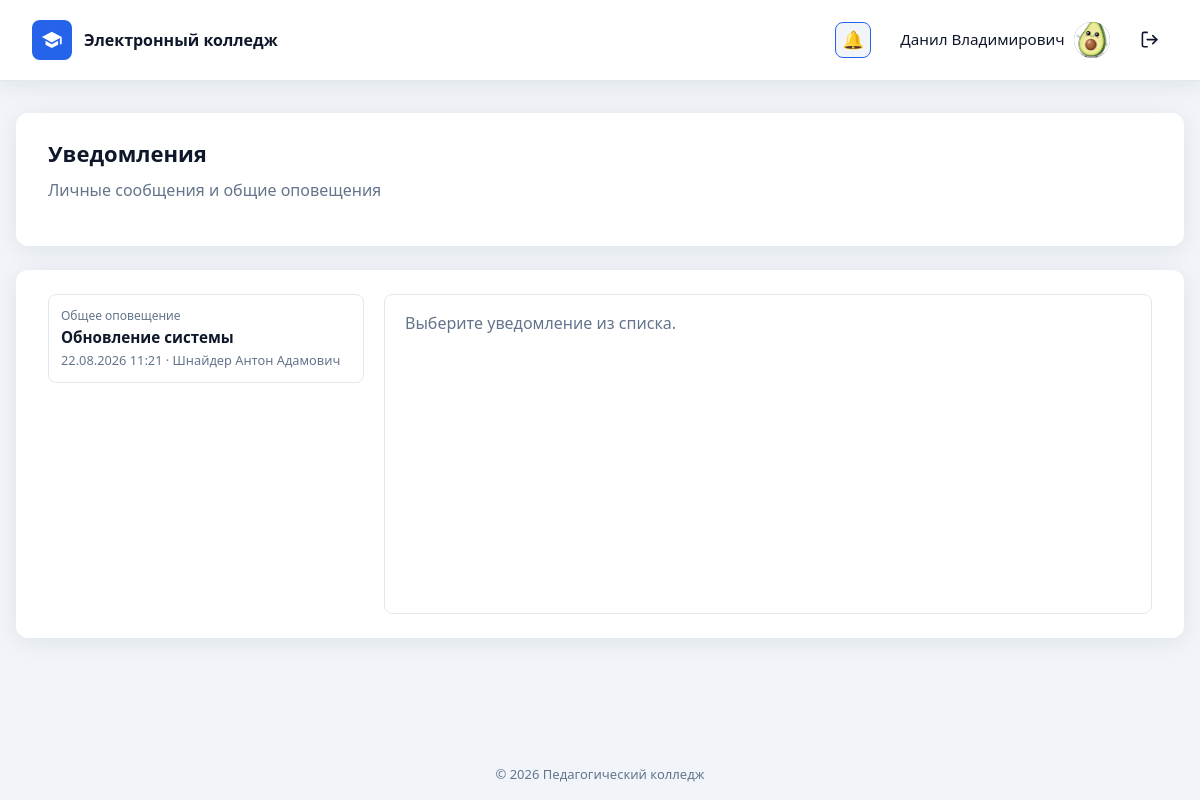
Page /notifications.php (signed in) on the committed database.
### tables this page shows
CREATE TABLE `users` (
  `id` int UNSIGNED NOT NULL,
  `email` varchar(255) NOT NULL,
  `password_hash` varchar(255) NOT NULL,
  `password_plain` varchar(64) DEFAULT NULL,
  `full_name` varchar(255) NOT NULL,
  `phone` varchar(50) NOT NULL DEFAULT '',
  `position` varchar(255) NOT NULL DEFAULT '',
  `education` varchar(500) NOT NULL DEFAULT '',
  `additional_info` text,
  `avatar` varchar(255) NOT NULL DEFAULT 'icon:default',
  `role` enum('admin','teacher','student') NOT NULL DEFAULT 'teacher',
  `is_active` tinyint(1) NOT NULL DEFAULT '1',
  `created_at` datetime NOT NULL DEFAULT CURRENT_TIMESTAMP,
  `updated_at` datetime NOT NULL DEFAULT CURRENT_TIMESTAMP ON UPDATE CURRENT_TIMESTAMP
);

CREATE TABLE `notification_reads` (
  `id` int UNSIGNED NOT NULL,
  `notification_id` int UNSIGNED NOT NULL,
  `user_id` int UNSIGNED NOT NULL,
  `read_at` datetime NOT NULL DEFAULT CURRENT_TIMESTAMP
);

CREATE TABLE `notifications` (
  `id` int UNSIGNED NOT NULL,
  `sender_id` int UNSIGNED DEFAULT NULL,
  `notification_type` enum('personal','announcement') NOT NULL,
  `title` varchar(255) NOT NULL,
  `body` text NOT NULL,
  `recipient_id` int UNSIGNED DEFAULT NULL,
  `created_at` datetime NOT NULL DEFAULT CURRENT_TIMESTAMP
);

### includes/migrations.php (called while the page is built, shortened)
<?php
function ensure_user_roles_schema(PDO $pdo): void
{
    $done = true;
    $stmt = $pdo->query("SHOW TABLES LIKE 'user_roles'");
    if ($stmt->fetch()) {
        return;
    }
}
function ensure_organization_schema(PDO $pdo): void
{
    $done = true;
    $stmt = $pdo->query("SHOW TABLES LIKE 'organization'");
    if ($stmt->fetch()) {
        return;
    }
}
function run_migrations(PDO $pdo): void
{
    ensure_user_roles_schema($pdo);
    ensure_organization_schema($pdo);
    ensure_curriculum_schema($pdo);
    ensure_students_schema($pdo);
    ensure_gradebook_schema($pdo);
    ensure_attendance_schema($pdo);
    ensure_journal_schema($pdo);
    ensure_journal_brs_schema($pdo);
    ensure_ktp_schema($pdo);
}
function ensure_students_schema(PDO $pdo): void
{
    $done = true;
    $curatorCol = $pdo->query("SHOW COLUMNS FROM study_groups LIKE 'curator_id'")->fetch();
    $stmt = $pdo->query("SHOW TABLES LIKE 'students'");
    if ($stmt->fetch()) {
        return;
    }
}
function ensure_curriculum_schema(PDO $pdo): void
{
    $done = true;
    $stmt = $pdo->query("SHOW TABLES LIKE 'subjects'");
    if ($stmt->fetch()) {
        return;
    }
}
function ensure_gradebook_schema(PDO $pdo): void
{
    $done = true;
    $stmt = $pdo->query("SHOW TABLES LIKE 'app_settings'");
    $col = $pdo->query("SHOW COLUMNS FROM app_settings LIKE 'setting_value'")->fetch();
    $stmt = $pdo->query("SHOW TABLES LIKE 'grade_entries'");
    if ($stmt->fetch()) {
        return;
    }
}
function ensure_attendance_schema(PDO $pdo): void
{
    $done = true;
    $stmt = $pdo->query("SHOW TABLES LIKE 'attendance_reasons'");
    $stmt = $pdo->query("SHOW TABLES LIKE 'attendance_days'");
    if ($stmt->fetch()) {
        return;
    }
}
function ensure_journal_schema(PDO $pdo): void
{
    $done = true;
    $teacherCol = $pdo->query("SHOW COLUMNS FROM curriculum_items LIKE 'teacher_id'")->fetch();
    $stmt = $pdo->query("SHOW TABLES LIKE 'journal_lessons'");
    if ($stmt->fetch()) {
        return;
    }
}
function ensure_journal_brs_schema(PDO $pdo): void
{
    $done = true;
    $stmt = $pdo->query("SHOW TABLES LIKE 'journal_grades'");
    $markCol = $pdo->query("SHOW COLUMNS FROM journal_grades LIKE 'mark'")->fetch();
}
function ensure_ktp_schema(PDO $pdo): void
{
    $stmt = $pdo->query("SHOW TABLES LIKE 'ktp_topics'");
    $lessonTypeCol = $pdo->query("SHOW COLUMNS FROM ktp_topics LIKE 'lesson_type'")->fetch();
    if (!$lessonTypeCol) {
        $pdo->exec(
            "ALTER TABLE ktp_topics
             ADD lesson_type ENUM(
                'lecture', 'practice', 'independent',
                'diff_credit', 'credit', 'exam', 'control'
             ) NOT NULL DEFAULT 'lecture' AFTER title,
             ADD hours DECIMAL(4,1) NOT NULL DEFAULT 2.0 AFTER lesson_type"
        );
    } else {
        $typeDef = (string) ($lessonTypeCol['Type'] ?? '');
    }
    $stmt = $pdo->query("SHOW TABLES LIKE 'journal_lessons'");
    $topicCol = $pdo->query("SHOW COLUMNS FROM journal_lessons LIKE 'ktp_topic_id'")->fetch();
    $uniqueKey = $pdo->query("SHOW INDEX FROM journal_lessons WHERE Key_name = 'uq_journal_item_date'")->fetch();
}

### includes/db.php (called while the page is built, shortened)
<?php
function db(): PDO
{
    static $pdo = null;
    if ($pdo === null) {
        $config = require __DIR__ . '/../config/database.php';
        $dsn = sprintf(
            'mysql:host=%s;dbname=%s;charset=%s',
            $config['host'],
            $config['dbname'],
            $config['charset']
        );
        $pdo = new PDO($dsn, $config['username'], $config['password'], [
            PDO::ATTR_ERRMODE            => PDO::ERRMODE_EXCEPTION,
            PDO::ATTR_DEFAULT_FETCH_MODE => PDO::FETCH_ASSOC,
            PDO::ATTR_EMULATE_PREPARES   => false,
        ]);
        require_once __DIR__ . '/migrations.php';
        run_migrations($pdo);
    }
    return $pdo;
}

### includes/notifications.php (called while the page is built, shortened)
<?php
require_once __DIR__ . '/db.php';
require_once __DIR__ . '/auth.php';
function get_user_notifications(?int $userId = null): array
{
    $userId = $userId ?? (int) (current_user()['id'] ?? 0);
    $stmt = db()->prepare(
        "SELECT n.*, u.full_name AS sender_name,
                CASE WHEN nr.id IS NULL THEN 0 ELSE 1 END AS is_read,
                nr.read_at
         FROM notifications n
         LEFT JOIN users u ON u.id = n.sender_id
         LEFT JOIN notification_reads nr
            ON nr.notification_id = n.id AND nr.user_id = ?
         WHERE (n.notification_type = 'personal' AND n.recipient_id = ?)
            OR n.notification_type = 'announcement'
         ORDER BY n.created_at DESC, n.id DESC"
    );
    $stmt->execute([$userId, $userId]);
    return $stmt->fetchAll();
}

### notifications.php (the view, shortened to what this page needs)
<?php
require_once __DIR__ . '/includes/auth.php';
require_once __DIR__ . '/includes/notifications.php';
require_login();
$user = current_user();
$notifications = get_user_notifications((int) $user['id']);
$selected = null;
$showHeader = true;
require __DIR__ . '/includes/header.php';
?>
<div class="dashboard dashboard--wide">
    <section class="panel">
        <div class="panel__header">
            <div>
                <h1>Уведомления</h1>
                <p class="text-muted">Личные сообщения и общие оповещения</p>
            </div>
        </div>
    </section>
    <section class="panel">
        <?php if ($notifications === []): ?>
            <p class="text-muted">Уведомлений пока нет.</p>
        <?php else: ?>
            <div class="notifications-layout">
                <div class="notifications-list">
                    <?php foreach ($notifications as $row): ?>
                    <?php $isUnread = empty($row['is_read']); ?>
                    <a
                        href="notifications.php?id=<?= (int) $row['id'] ?>"
                        class="notifications-item<?= $isUnread ? ' notifications-item--unread' : '' ?><?= (int) $row['id'] === $selectedId ? ' notifications-item--active' : '' ?>"
                    >
                        <span class="notifications-item__type">
                            <?= e(notification_type_label((string) $row['notification_type'])) ?>
                        </span>
                        <strong class="notifications-item__title"><?= e($row['title']) ?></strong>
                        <span class="notifications-item__meta">
                            <?= e(format_date($row['created_at'])) ?>
                            <?php if (!empty($row['sender_name'])): ?>
                                · <?= e($row['sender_name']) ?>
                            <?php endif; ?>
                        </span>
                    </a>
                    <?php endforeach; ?>
                </div>
                <div class="notifications-detail">
                    <?php if ($selected === null): ?>
                        <p class="text-muted">Выберите уведомление из списка.</p>
                    <?php endif; ?>
                </div>
            </div>
        <?php endif; ?>
    </section>
</div>
<?php require __DIR__ . '/includes/footer.php'; ?>

### includes/header.php (shortened to what this page needs)
<!DOCTYPE html>
<html lang="ru">
<head>
    <?php $basePath = $basePath ?? ''; ?>
    <link rel="stylesheet" href="<?= e($basePath) ?>assets/css/style.css">
</head>
<body>
    <div class="page">
        <?php if (!empty($showHeader)): ?>
        <header class="header">
            <div class="header__brand">
                <span class="header__logo" aria-hidden="true">
                    <svg class="header__logo-icon" viewBox="0 0 24 24">
                        <path d="M12 3L1 9l11 6 9-4.91V17h2V9L12 3z" fill="currentColor"/>
                        <path d="M5 13.18v4.32L12 21l7-3.5v-4.32L12 17l-7-3.82z" fill="currentColor"/>
                    </svg>
                </span>
                <span class="header__title">Электронный колледж</span>
            </div>
            <?php if (is_logged_in()): ?>
            <?php
            $headerUser = current_user();
            $headerName = user_first_middle_name((string) ($headerUser['full_name'] ?? ''));
            $headerAvatar = (string) ($headerUser['avatar'] ?? 'icon:person');
            $appBase = app_base_path();
            $activePanel = current_header_panel();
            require_once __DIR__ . '/notifications.php';
            ?>
            <nav class="header__nav">
                <a
                    href="<?= e($appBase) ?>notifications.php"
                    class="header__notify-btn<?= basename((string) ($_SERVER['SCRIPT_NAME'] ?? '')) === 'notifications.php' ? ' is-active' : '' ?>"
                    title="Уведомления"
                >
                    <span class="header__notify-icon" aria-hidden="true">🔔</span>
                </a>
                <div class="header__account">
                    <a
                        href="<?= e($appBase) ?><?= is_student_user() ? 'student/cabinet.php' : 'cabinet.php' ?>"
                        class="header__cabinet-tab<?= ($activePanel === 'cabinet' || $activePanel === 'student') ? ' header__cabinet-tab--active' : '' ?>"
                        title="Личный кабинет"
                    >
                        <span class="header__user-name"><?= e($headerName) ?></span>
                        <?= render_user_avatar($headerAvatar, 'user-avatar--header', $basePath) ?>
                    </a>
                </div>
                <a
                    href="<?= e($basePath) ?>logout.php"
                    class="header__logout-btn"
                    title="Выйти"
                    aria-label="Выйти"
                >
                </a>
            </nav>
            <?php endif; ?>
        </header>
        <?php endif; ?>
        <main class="main">

### assets/css/style.css (style rules this page uses)
:root { --color-primary: #2563eb; --color-primary-dark: #1d4ed8; --color-bg: #f1f5f9; --color-surface: #ffffff; --color-text: #0f172a; --color-muted: #64748b; --color-border: #e2e8f0; --color-error: #dc2626; --color-error-bg: #fef2f2; --color-success: #16a34a; --color-success-bg: #f0fdf4; --color-admin: #7c3aed; --color-teacher: #0891b2; --radius: 12px; --shadow: 0 4px 24px rgba(15, 23, 42, 0.08); --font: 'Segoe UI', system-ui, -apple-system, sans-serif; }
*, *::before, *::after { box-sizing: border-box; }
body { margin: 0; font-family: var(--font); font-size: 16px; line-height: 1.5; color: var(--color-text); background: var(--color-bg); min-height: 100vh; }
.page { min-height: 100vh; display: flex; flex-direction: column; }
.main { flex: 1; display: flex; align-items: center; justify-content: center; padding: 2rem 1rem; }
.main:has(.dashboard) { display: block; max-width: 960px; margin: 0 auto; width: 100%; align-items: stretch; }
.main:has(.dashboard--wide) { max-width: 2100px; }
.header { display: flex; align-items: center; justify-content: space-between; padding: 1rem 2rem; background: var(--color-surface); border-bottom: 1px solid var(--color-border); box-shadow: var(--shadow); }
.header__brand { display: flex; align-items: center; gap: 0.75rem; }
.header__logo { display: inline-flex; align-items: center; justify-content: center; width: 40px; height: 40px; background: var(--color-primary); color: #fff; border-radius: 8px; flex-shrink: 0; }
.header__logo-icon { width: 1.35rem; height: 1.35rem; display: block; }
.header__title { font-weight: 600; color: var(--color-text); }
.header__nav { display: flex; align-items: center; gap: 0.75rem; }
.header__account { display: inline-flex; align-items: center; margin-left: 0.25rem; }
.header__notify-btn { position: relative; display: inline-flex; align-items: center; justify-content: center; width: 2.25rem; height: 2.25rem; border-radius: 8px; text-decoration: none; color: inherit; border: 1px solid transparent; transition: background 0.15s ease, border-color 0.15s ease; }
.header__notify-btn:hover, .header__notify-btn.is-active { background: var(--color-bg); border-color: var(--color-border); }
.header__notify-btn.is-active { border-color: var(--color-primary); }
.header__notify-icon { font-size: 1.1rem; line-height: 1; }
.header__logout-btn { display: inline-flex; align-items: center; justify-content: center; width: 2.25rem; height: 2.25rem; border-radius: 8px; text-decoration: none; color: inherit; border: 1px solid transparent; transition: background 0.15s ease, border-color 0.15s ease, color 0.15s ease; }
.header__logout-icon { width: 1.2rem; height: 1.2rem; display: block; }
.header__cabinet-tab { display: inline-flex; align-items: center; gap: 0.6rem; padding: 0.3rem 0.55rem 0.3rem 0.75rem; border-radius: 8px; text-decoration: none; color: inherit; border: 1px solid transparent; transition: background 0.15s ease, border-color 0.15s ease; }
.header__user-name { color: var(--color-text); font-size: 0.95rem; font-weight: 500; white-space: nowrap; }
.dashboard { padding: 0 0 2rem; }
.panel { background: var(--color-surface); border-radius: var(--radius); box-shadow: var(--shadow); padding: 1.5rem 2rem; margin-bottom: 1.5rem; }
.panel h1 { margin: 0 0 0.5rem; font-size: 1.375rem; }
.text-muted { color: var(--color-muted); margin: 0; }
.panel__header { display: flex; align-items: flex-start; justify-content: space-between; gap: 1rem; margin-bottom: 1.25rem; }
.panel__header h1 { margin: 0 0 0.5rem; }
.notifications-layout { display: grid; grid-template-columns: minmax(220px, 320px) minmax(0, 1fr); gap: 1rem; min-height: 320px; }
.notifications-list { display: flex; flex-direction: column; gap: 0.5rem; max-height: 520px; overflow-y: auto; padding-right: 0.25rem; }
.notifications-item { display: flex; flex-direction: column; gap: 0.2rem; padding: 0.75rem; border: 1px solid var(--color-border); border-radius: 8px; text-decoration: none; color: inherit; background: var(--color-surface, #fff); transition: border-color 0.15s ease, background 0.15s ease; }
.notifications-item__type { font-size: 0.75rem; color: var(--color-muted); }
.notifications-item__title { font-size: 0.95rem; line-height: 1.3; }
.notifications-item__meta { font-size: 0.8rem; color: var(--color-muted); }
.notifications-detail { border: 1px solid var(--color-border); border-radius: 8px; padding: 1rem 1.25rem; background: var(--color-surface, #fff); }

### rows in the picture
users: full_name "Данил Владимирович"
notification_reads: notification.notification_type "Общее оповещение", notification.title "Обновление системы", notification.created_at "22.08.2026 11:21", users.full_name "Шнайдер Антон Адамович"
